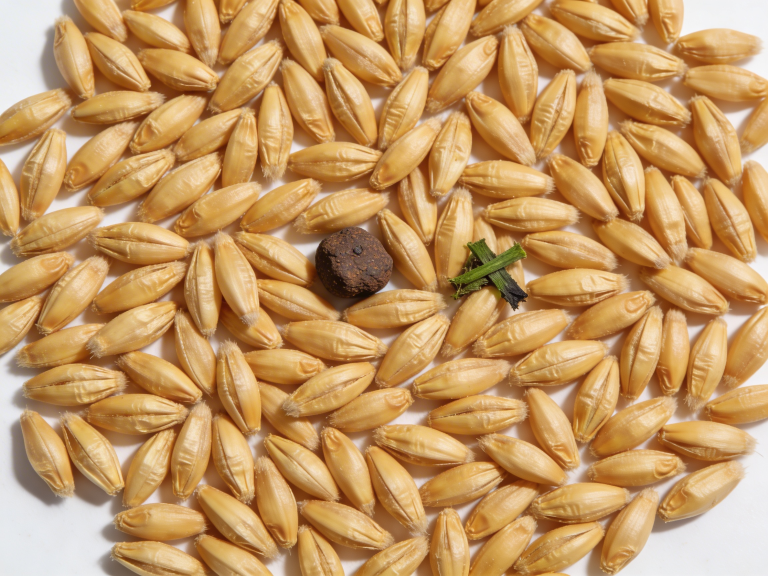
#> input picture webapp/test_image.jpg, 2304 x 1728 px (shown at 1/3 size)
$ python -i inference.py   (imports and definitions only)
#> lines starting #> are read from the running program, lines starting #| are printed output that depends on the picture
"""
HSIDetect Inference — Fixed Prototype + LiteNet-ready
Prototype mode: background-masked, grain-only color z-score anomaly detection.
LiteNet mode: full spectral+spatial pixel classifier (when model is loaded).
"""
import io, base64, logging
import numpy as np
import torch
from PIL import Image
import matplotlib
# [1 line not run here, left out]
import matplotlib.cm as cm
from scipy.ndimage import gaussian_filter, binary_erosion


logger = logging.getLogger(__name__)


# [4 lines left out: function pil_to_base64, not called in this run]


# [353 lines that did not run here, left out]

>>> import cv2
>>> picture = cv2.imread('test_image.jpg', cv2.IMREAD_GRAYSCALE)
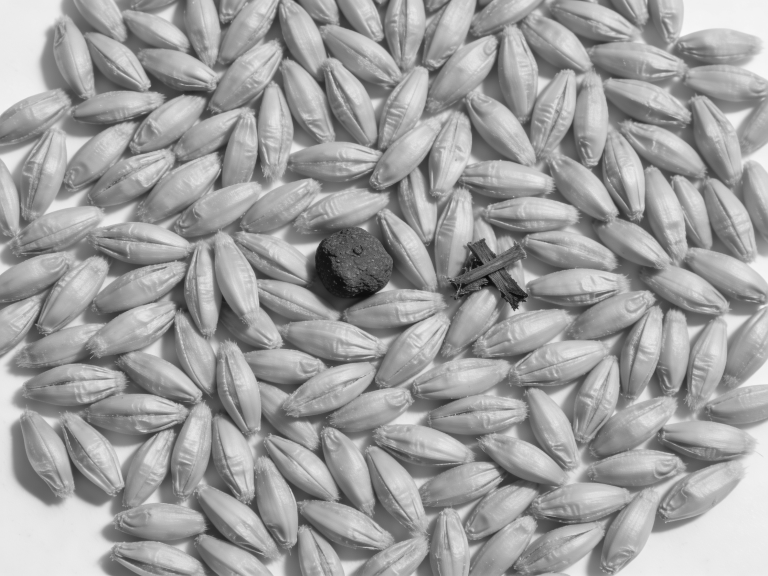
#> picture: shape (1728, 2304) (shown at 1/3 size); min 2, max 250, mean 159.2
#> (the run stopped early here; a loop or call above may not have finished)
